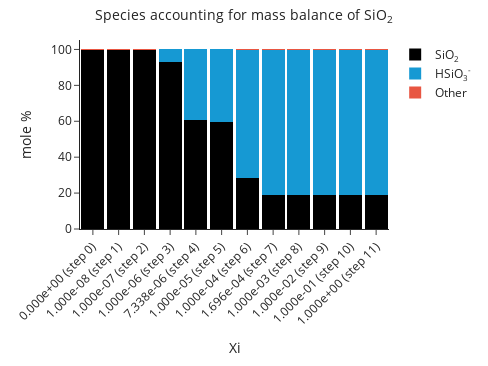

The notebook cell this image was saved under:
### Markdown cell above
Given all those aqueous species, how does reactions progress affect changes in speciation?
In this case, how does the speciation of aqueous SiO$_{2}$ change with Xi?

### Code cell
m.plot_mass_contribution("SiO2")

### Figure 1 — Plotly figure (JSON) as saved in the notebook; plotly's stock layout.template omitted (floating-point values rounded to 4 significant figures)
{"data": [{"hovertemplate": "species=SiO<sub>2</sub><br>Xi=%{x}<br>mole %=%{y}<extra></extra>", "legendgroup": "SiO<sub>2</sub>", "marker": {"color": "#000000", "line": {"width": 0}, "pattern": {"shape": ""}}, "name": "SiO<sub>2</sub>", "orientation": "v", "showlegend": true, "textposition": "auto", "type": "bar", "width": 0.9, "x": ["0.000e+00 (step 0)", "1.000e-08 (step 1)", "1.000e-07 (step 2)", "1.000e-06 (step 3)", "7.338e-06 (step 4)", "1.000e-05 (step 5)", "1.000e-04 (step 6)", "1.696e-04 (step 7)", "1.000e-03 (step 8)", "1.000e-02 (step 9)", "1.000e-01 (step 10)", "1.000e+00 (step 11)"], "xaxis": "x", "y": [99.97, 99.97, 99.96, 92.98, 60.52, 59.82, 28.38, 18.98, 18.98, 18.98, 18.98, 18.98], "yaxis": "y"}, {"hovertemplate": "species=HSiO<sub>3</sub><sup>-</sup><br>Xi=%{x}<br>mole %=%{y}<extra></extra>", "legendgroup": "HSiO<sub>3</sub><sup>-</sup>", "marker": {"color": "#1699d3", "line": {"width": 0}, "pattern": {"shape": ""}}, "name": "HSiO<sub>3</sub><sup>-</sup>", "orientation": "v", "showlegend": true, "textposition": "auto", "type": "bar", "width": 0.9, "x": ["1.000e-06 (step 3)", "7.338e-06 (step 4)", "1.000e-05 (step 5)", "1.000e-04 (step 6)", "1.696e-04 (step 7)", "1.000e-03 (step 8)", "1.000e-02 (step 9)", "1.000e-01 (step 10)", "1.000e+00 (step 11)"], "xaxis": "x", "y": [7.02, 39.47, 40.17, 71.56, 80.91, 80.91, 80.91, 80.91, 80.91], "yaxis": "y"}, {"hovertemplate": "species=Other<br>Xi=%{x}<br>mole %=%{y}<extra></extra>", "legendgroup": "Other", "marker": {"color": "#e85642", "line": {"width": 0}, "pattern": {"shape": ""}}, "name": "Other", "orientation": "v", "showlegend": true, "textposition": "auto", "type": "bar", "width": 0.9, "x": ["0.000e+00 (step 0)", "1.000e-08 (step 1)", "1.000e-07 (step 2)", "1.000e-06 (step 3)", "7.338e-06 (step 4)", "1.000e-05 (step 5)", "1.000e-04 (step 6)", "1.696e-04 (step 7)", "1.000e-03 (step 8)", "1.000e-02 (step 9)", "1.000e-01 (step 10)", "1.000e+00 (step 11)"], "xaxis": "x", "y": [0.03, 0.03, 0.04, 0.0, 0.01, 0.01, 0.06, 0.11, 0.11, 0.11, 0.11, 0.11], "yaxis": "y"}], "layout": {"bargap": 0, "barmode": "relative", "height": 366, "legend": {"title": {}, "tracegroupgap": 0}, "margin": {"t": 40}, "title": {"text": "<span style=\"font-size: 14px;\">Species accounting for mass balance of SiO<sub>2</sub></span>", "x": 0.5, "xanchor": "center"}, "width": 488, "xaxis": {"anchor": "y", "autorange": true, "categoryarray": ["0.000e+00 (step 0)", "1.000e-08 (step 1)", "1.000e-07 (step 2)", "1.000e-06 (step 3)", "7.338e-06 (step 4)", "1.000e-05 (step 5)", "1.000e-04 (step 6)", "1.696e-04 (step 7)", "1.000e-03 (step 8)", "1.000e-02 (step 9)", "1.000e-01 (step 10)", "1.000e+00 (step 11)"], "categoryorder": "array", "domain": [0, 1], "fixedrange": true, "range": [-0.5, 11.5], "tickangle": -45, "title": {"text": "Xi"}, "type": "category"}, "yaxis": {"anchor": "x", "autorange": true, "domain": [0, 1], "fixedrange": true, "range": [0, 105.3], "title": {"text": "mole %"}, "type": "linear"}}}
